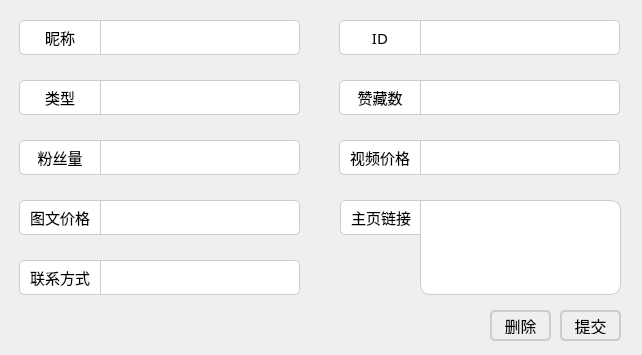
<?xml version="1.0" encoding="UTF-8"?>
<ui version="4.0">
 <class>BloggerReviseDialog</class>
 <widget class="QDialog" name="BloggerReviseDialog">
  <property name="geometry">
   <rect>
    <x>0</x>
    <y>0</y>
    <width>642</width>
    <height>355</height>
   </rect>
  </property>
  <property name="windowTitle">
   <string>Dialog</string>
  </property>
  <property name="styleSheet">
   <string notr="true">QLineEdit {
    border: 1px solid #ccc; /* 设置边框样式 */
    border-radius: 5px; /* 设置圆角半径 */
	border-top-left-radius:  none; /* 左上角不使用圆角 */
    border-bottom-left-radius:  none; /* 左下角不使用圆角 */
    padding: 5px; /* 可选，添加一些内边距 */
}

QLabel {
    background-color: #ffffff; /* 设置背景颜色 */
    border: 1px solid #ccc; /* 设置边框样式 */
	border-right:none;
    border-radius: 5px; /* 设置圆角半径 */
	border-top-right-radius:  none; /* 左上角不使用圆角 */
    border-bottom-right-radius:  none; /* 左下角不使用圆角 */
    padding: 5px; /* 设置内边距 */
}
</string>
  </property>
  <widget class="QLineEdit" name="edt_likes">
   <property name="geometry">
    <rect>
     <x>420</x>
     <y>80</y>
     <width>200</width>
     <height>35</height>
    </rect>
   </property>
   <property name="font">
    <font>
     <family>Microsoft YaHei</family>
     <pointsize>11</pointsize>
    </font>
   </property>
  </widget>
  <widget class="QLineEdit" name="edt_id">
   <property name="geometry">
    <rect>
     <x>420</x>
     <y>20</y>
     <width>200</width>
     <height>35</height>
    </rect>
   </property>
   <property name="font">
    <font>
     <family>Microsoft YaHei</family>
     <pointsize>11</pointsize>
    </font>
   </property>
  </widget>
  <widget class="QLineEdit" name="edt_videoprice">
   <property name="geometry">
    <rect>
     <x>420</x>
     <y>140</y>
     <width>200</width>
     <height>35</height>
    </rect>
   </property>
   <property name="font">
    <font>
     <family>Microsoft YaHei</family>
     <pointsize>11</pointsize>
    </font>
   </property>
  </widget>
  <widget class="QLabel" name="label_19">
   <property name="geometry">
    <rect>
     <x>339</x>
     <y>140</y>
     <width>81</width>
     <height>35</height>
    </rect>
   </property>
   <property name="font">
    <font>
     <family>幼圆</family>
     <pointsize>11</pointsize>
    </font>
   </property>
   <property name="text">
    <string>视频价格</string>
   </property>
   <property name="alignment">
    <set>Qt::AlignCenter</set>
   </property>
  </widget>
  <widget class="QLabel" name="label_20">
   <property name="geometry">
    <rect>
     <x>340</x>
     <y>200</y>
     <width>81</width>
     <height>35</height>
    </rect>
   </property>
   <property name="font">
    <font>
     <family>幼圆</family>
     <pointsize>11</pointsize>
    </font>
   </property>
   <property name="styleSheet">
    <string notr="true"/>
   </property>
   <property name="text">
    <string>主页链接</string>
   </property>
   <property name="alignment">
    <set>Qt::AlignCenter</set>
   </property>
  </widget>
  <widget class="QLineEdit" name="edt_noteprice">
   <property name="geometry">
    <rect>
     <x>100</x>
     <y>200</y>
     <width>200</width>
     <height>35</height>
    </rect>
   </property>
   <property name="font">
    <font>
     <family>Microsoft YaHei</family>
     <pointsize>11</pointsize>
    </font>
   </property>
  </widget>
  <widget class="QLabel" name="label_18">
   <property name="geometry">
    <rect>
     <x>19</x>
     <y>200</y>
     <width>81</width>
     <height>35</height>
    </rect>
   </property>
   <property name="font">
    <font>
     <family>幼圆</family>
     <pointsize>11</pointsize>
    </font>
   </property>
   <property name="text">
    <string>图文价格</string>
   </property>
   <property name="alignment">
    <set>Qt::AlignCenter</set>
   </property>
  </widget>
  <widget class="QLabel" name="nameLabel_2">
   <property name="geometry">
    <rect>
     <x>19</x>
     <y>20</y>
     <width>81</width>
     <height>35</height>
    </rect>
   </property>
   <property name="font">
    <font>
     <family>幼圆</family>
     <pointsize>11</pointsize>
    </font>
   </property>
   <property name="text">
    <string>昵称</string>
   </property>
   <property name="alignment">
    <set>Qt::AlignCenter</set>
   </property>
  </widget>
  <widget class="QLabel" name="label_15">
   <property name="geometry">
    <rect>
     <x>339</x>
     <y>20</y>
     <width>81</width>
     <height>35</height>
    </rect>
   </property>
   <property name="font">
    <font>
     <family>幼圆</family>
     <pointsize>11</pointsize>
    </font>
   </property>
   <property name="text">
    <string>ID</string>
   </property>
   <property name="alignment">
    <set>Qt::AlignCenter</set>
   </property>
  </widget>
  <widget class="QLineEdit" name="edt_contact">
   <property name="geometry">
    <rect>
     <x>100</x>
     <y>260</y>
     <width>200</width>
     <height>35</height>
    </rect>
   </property>
   <property name="font">
    <font>
     <family>Microsoft YaHei</family>
     <pointsize>11</pointsize>
    </font>
   </property>
  </widget>
  <widget class="QLineEdit" name="edt_type">
   <property name="geometry">
    <rect>
     <x>100</x>
     <y>80</y>
     <width>200</width>
     <height>35</height>
    </rect>
   </property>
   <property name="font">
    <font>
     <family>Microsoft YaHei</family>
     <pointsize>11</pointsize>
    </font>
   </property>
  </widget>
  <widget class="QPushButton" name="btn_submit">
   <property name="geometry">
    <rect>
     <x>560</x>
     <y>310</y>
     <width>61</width>
     <height>31</height>
    </rect>
   </property>
   <property name="sizePolicy">
    <sizepolicy hsizetype="Minimum" vsizetype="Minimum">
     <horstretch>0</horstretch>
     <verstretch>0</verstretch>
    </sizepolicy>
   </property>
   <property name="font">
    <font>
     <family>幼圆</family>
     <pointsize>12</pointsize>
    </font>
   </property>
   <property name="styleSheet">
    <string notr="true">QPushButton {
 
    border: 2px solid #ccc; /* 设置边框样式 */
    border-radius: 5px; /* 设置圆角半径 */
    padding: 5px 10px; /* 设置内边距 */
    text-align: center; /* 设置文本居中 */
}
</string>
   </property>
   <property name="text">
    <string>提交</string>
   </property>
  </widget>
  <widget class="QLabel" name="label_16">
   <property name="geometry">
    <rect>
     <x>19</x>
     <y>140</y>
     <width>81</width>
     <height>35</height>
    </rect>
   </property>
   <property name="font">
    <font>
     <family>幼圆</family>
     <pointsize>11</pointsize>
    </font>
   </property>
   <property name="text">
    <string>粉丝量</string>
   </property>
   <property name="alignment">
    <set>Qt::AlignCenter</set>
   </property>
  </widget>
  <widget class="QLineEdit" name="edt_fans">
   <property name="geometry">
    <rect>
     <x>100</x>
     <y>140</y>
     <width>200</width>
     <height>35</height>
    </rect>
   </property>
   <property name="font">
    <font>
     <family>Microsoft YaHei</family>
     <pointsize>11</pointsize>
    </font>
   </property>
  </widget>
  <widget class="QLabel" name="label_17">
   <property name="geometry">
    <rect>
     <x>339</x>
     <y>80</y>
     <width>81</width>
     <height>35</height>
    </rect>
   </property>
   <property name="font">
    <font>
     <family>幼圆</family>
     <pointsize>11</pointsize>
    </font>
   </property>
   <property name="text">
    <string>赞藏数</string>
   </property>
   <property name="alignment">
    <set>Qt::AlignCenter</set>
   </property>
  </widget>
  <widget class="QLabel" name="nameLabel_3">
   <property name="geometry">
    <rect>
     <x>19</x>
     <y>80</y>
     <width>81</width>
     <height>35</height>
    </rect>
   </property>
   <property name="font">
    <font>
     <family>幼圆</family>
     <pointsize>11</pointsize>
    </font>
   </property>
   <property name="text">
    <string>类型</string>
   </property>
   <property name="alignment">
    <set>Qt::AlignCenter</set>
   </property>
  </widget>
  <widget class="QLabel" name="label_21">
   <property name="geometry">
    <rect>
     <x>19</x>
     <y>260</y>
     <width>81</width>
     <height>35</height>
    </rect>
   </property>
   <property name="font">
    <font>
     <family>幼圆</family>
     <pointsize>11</pointsize>
    </font>
   </property>
   <property name="text">
    <string>联系方式</string>
   </property>
   <property name="alignment">
    <set>Qt::AlignCenter</set>
   </property>
  </widget>
  <widget class="QLineEdit" name="edt_name">
   <property name="geometry">
    <rect>
     <x>100</x>
     <y>20</y>
     <width>200</width>
     <height>35</height>
    </rect>
   </property>
   <property name="font">
    <font>
     <family>Microsoft YaHei</family>
     <pointsize>11</pointsize>
    </font>
   </property>
  </widget>
  <widget class="QTextEdit" name="edt_homelink">
   <property name="geometry">
    <rect>
     <x>420</x>
     <y>200</y>
     <width>201</width>
     <height>95</height>
    </rect>
   </property>
   <property name="font">
    <font>
     <family>Microsoft YaHei</family>
     <pointsize>10</pointsize>
    </font>
   </property>
   <property name="styleSheet">
    <string notr="true">border: 1px solid #ccc;  
border-radius: 10px;
border-top-left-radius:0px;
padding : 5px;
background-color:white;</string>
   </property>
   <property name="frameShape">
    <enum>QFrame::StyledPanel</enum>
   </property>
   <property name="frameShadow">
    <enum>QFrame::Sunken</enum>
   </property>
   <property name="lineWidth">
    <number>1</number>
   </property>
  </widget>
  <widget class="QPushButton" name="btn_delete">
   <property name="geometry">
    <rect>
     <x>490</x>
     <y>310</y>
     <width>61</width>
     <height>31</height>
    </rect>
   </property>
   <property name="sizePolicy">
    <sizepolicy hsizetype="Minimum" vsizetype="Minimum">
     <horstretch>0</horstretch>
     <verstretch>0</verstretch>
    </sizepolicy>
   </property>
   <property name="font">
    <font>
     <family>幼圆</family>
     <pointsize>12</pointsize>
    </font>
   </property>
   <property name="styleSheet">
    <string notr="true">QPushButton {
 
    border: 2px solid #ccc; /* 设置边框样式 */
    border-radius: 5px; /* 设置圆角半径 */
    padding: 5px 10px; /* 设置内边距 */
    text-align: center; /* 设置文本居中 */
}
</string>
   </property>
   <property name="text">
    <string>删除</string>
   </property>
  </widget>
 </widget>
 <resources/>
 <connections/>
</ui>
